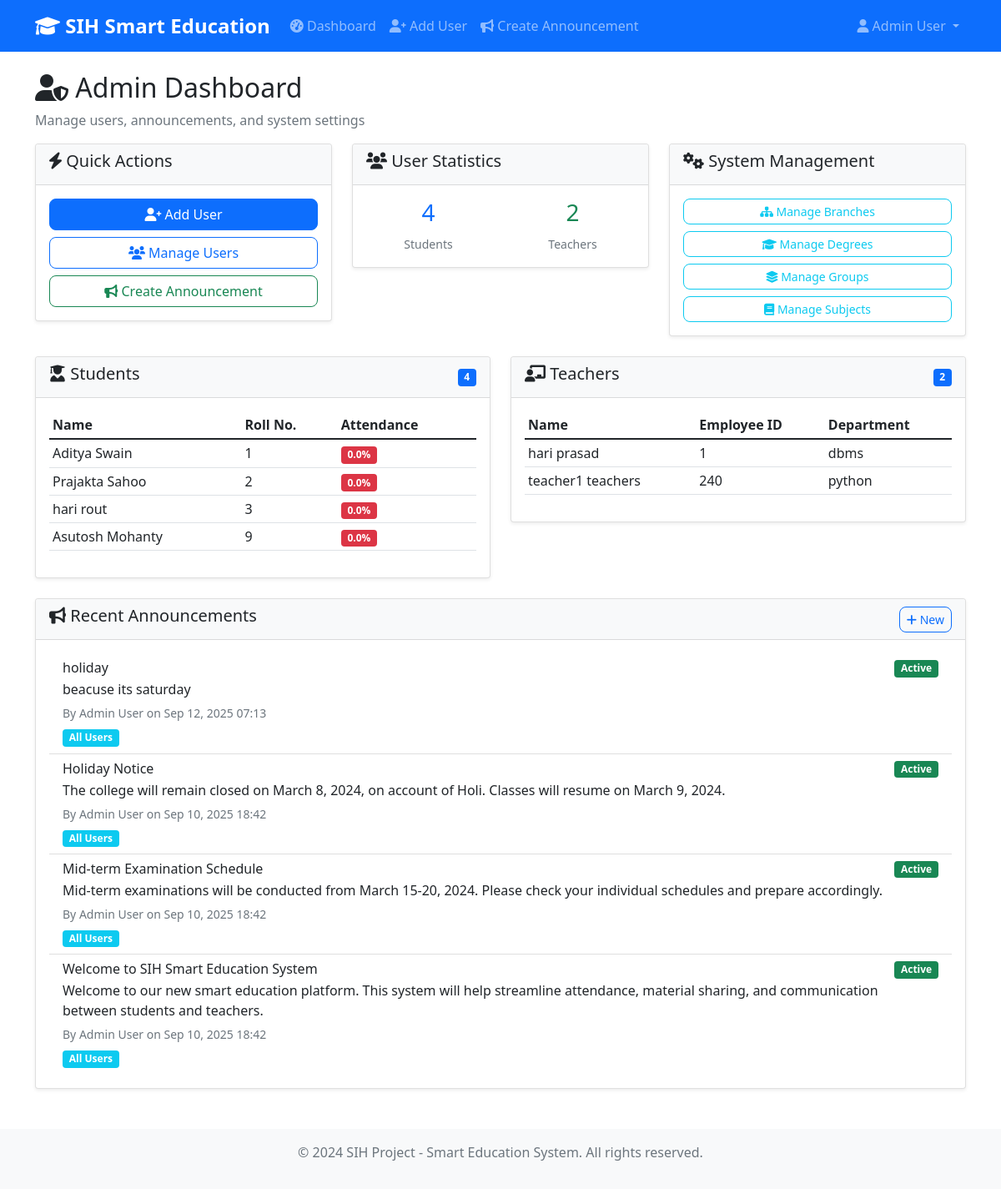
Page /admins/dashboard/ (signed in) on the committed database.
### students/models.py (models this page shows, shortened)
class Student(models.Model):
    user = models.OneToOneField(User, on_delete=models.CASCADE)
    roll_number = models.CharField(max_length=20, unique=True)
    attendance_percentage = models.FloatField(default=0.0)
    interests = models.TextField(blank=True, help_text="Comma-separated interests for AI recommendations")
    branch = models.ForeignKey('admins.Branch', on_delete=models.SET_NULL, null=True, blank=True)
    degree = models.ForeignKey('admins.Degree', on_delete=models.SET_NULL, null=True, blank=True)
    group = models.ForeignKey('admins.Group', on_delete=models.SET_NULL, null=True, blank=True)
    created_at = models.DateTimeField(auto_now_add=True)

### teachers/models.py (models this page shows, shortened)
class Teacher(models.Model):
    user = models.OneToOneField(User, on_delete=models.CASCADE)
    employee_id = models.CharField(max_length=20, unique=True)
    department = models.CharField(max_length=100)
    created_at = models.DateTimeField(auto_now_add=True)

### core/models.py (models this page shows, shortened)
class Announcement(models.Model):
    TARGET_CHOICES = [
        ('all', 'All Users'),
        ('students', 'Students Only'),
        ('teachers', 'Teachers Only'),
    ]
    title = models.CharField(max_length=200)
    content = models.TextField()
    created_by = models.ForeignKey(User, on_delete=models.CASCADE)
    created_at = models.DateTimeField(auto_now_add=True)
    is_active = models.BooleanField(default=True)
    target_audience = models.CharField(max_length=20, choices=TARGET_CHOICES, default='all')
    class Meta:
        ordering = ['-created_at']

### admins/views.py (the view)
# urls.py: path('dashboard/', views.admin_dashboard, name='dashboard'),
@login_required
def admin_dashboard(request):
    if not _require_staff(request.user):
        messages.error(request, 'Access denied.')
        return redirect('core:dashboard')
    students = Student.objects.all()
    teachers = Teacher.objects.all()
    announcements = Announcement.objects.all().order_by('-created_at')[:5]
    branches_count = Branch.objects.count()
    degrees_count = Degree.objects.count()
    groups_count = Group.objects.count()
    subjects_count = Subject.objects.count()
    context = {
        'students': students,
        'teachers': teachers,
        'announcements': announcements,
        'branches_count': branches_count,
        'degrees_count': degrees_count,
        'groups_count': groups_count,
        'subjects_count': subjects_count,
    }
    return render(request, 'admins/admin_dashboard.html', context)

### admins/views.py (called while the page is built)
def _require_staff(user):
    return user.is_staff

### templates/admins/admin_dashboard.html (shortened to what this page needs)
{% extends 'base.html' %}
{% block content %}
<div class="row">
    <div class="col-12">
        <h2><i class="fas fa-user-shield"></i> Admin Dashboard</h2>
        <p class="text-muted">Manage users, announcements, and system settings</p>
    </div>
</div>
<div class="row">
    <div class="col-md-6 col-lg-4 mb-4">
        <div class="card">
            <div class="card-header">
                <h5><i class="fas fa-bolt"></i> Quick Actions</h5>
            </div>
            <div class="card-body">
                <div class="d-grid gap-2">
                    <a href="{% url 'admins:add_user' %}" class="btn btn-primary">
                        <i class="fas fa-user-plus"></i> Add User
                    </a>
                    <a href="{% url 'admins:users_list' %}" class="btn btn-outline-primary">
                        <i class="fas fa-users"></i> Manage Users
                    </a>
                    <a href="{% url 'admins:create_announcement' %}" class="btn btn-outline-success">
                        <i class="fas fa-bullhorn"></i> Create Announcement
                    </a>
                </div>
            </div>
        </div>
    </div>
    <div class="col-md-6 col-lg-4 mb-4">
        <div class="card">
            <div class="card-header">
                <h5><i class="fas fa-users"></i> User Statistics</h5>
            </div>
            <div class="card-body">
                <div class="row text-center">
                    <div class="col-6">
                        <h3 class="text-primary">{{ students.count }}</h3>
                        <small class="text-muted">Students</small>
                    </div>
                    <div class="col-6">
                        <h3 class="text-success">{{ teachers.count }}</h3>
                        <small class="text-muted">Teachers</small>
                    </div>
                </div>
            </div>
        </div>
    </div>
    <div class="col-md-6 col-lg-4 mb-4">
        <div class="card">
            <div class="card-header">
                <h5><i class="fas fa-cogs"></i> System Management</h5>
            </div>
            <div class="card-body">
                <div class="d-grid gap-2">
                    <a href="{% url 'admins:branches_list' %}" class="btn btn-outline-info btn-sm">
                        <i class="fas fa-sitemap"></i> Manage Branches
                    </a>
                    <a href="{% url 'admins:degrees_list' %}" class="btn btn-outline-info btn-sm">
                        <i class="fas fa-graduation-cap"></i> Manage Degrees
                    </a>
                    <a href="{% url 'admins:groups_list' %}" class="btn btn-outline-info btn-sm">
                        <i class="fas fa-layer-group"></i> Manage Groups
                    </a>
                    <a href="{% url 'admins:subjects_list' %}" class="btn btn-outline-info btn-sm">
                        <i class="fas fa-book"></i> Manage Subjects
                    </a>
                </div>
            </div>
        </div>
    </div>
</div>
<div class="row">
    <div class="col-md-6 mb-4">
        <div class="card">
            <div class="card-header d-flex justify-content-between align-items-center">
                <h5><i class="fas fa-user-graduate"></i> Students</h5>
                <span class="badge bg-primary">{{ students.count }}</span>
            </div>
            <div class="card-body">
                {% if students %}
                <div class="table-responsive">
                    <table class="table table-sm">
                        <thead>
                            <tr>
                                <th>Name</th>
                                <th>Roll No.</th>
                                <th>Attendance</th>
                            </tr>
                        </thead>
                        <tbody>
                            {% for student in students %}
                            <tr>
                                <td>{{ student.user.get_full_name|default:student.user.username }}</td>
                                <td>{{ student.roll_number }}</td>
                                <td>
                                    <span class="badge
                                        {% if student.attendance_percentage >= 75 %}bg-success
                                        {% elif student.attendance_percentage >= 50 %}bg-warning
                                        {% else %}bg-danger{% endif %}">
                                        {{ student.attendance_percentage }}%
                                    </span>
                                </td>
                            </tr>
                            {% endfor %}
                        </tbody>
                    </table>
                </div>
                {% else %}
                <p class="text-muted">No students registered.</p>
                {% endif %}
            </div>
        </div>
    </div>
    <div class="col-md-6 mb-4">
        <div class="card">
            <div class="card-header d-flex justify-content-between align-items-center">
                <h5><i class="fas fa-chalkboard-teacher"></i> Teachers</h5>
                <span class="badge bg-primary">{{ teachers.count }}</span>
            </div>
            <div class="card-body">
                {% if teachers %}
                <div class="table-responsive">
                    <table class="table table-sm">
                        <thead>
                            <tr>
                                <th>Name</th>
                                <th>Employee ID</th>
                                <th>Department</th>
                            </tr>
                        </thead>
                        <tbody>
                            {% for teacher in teachers %}
                            <tr>
                                <td>{{ teacher.user.get_full_name|default:teacher.user.username }}</td>
                                <td>{{ teacher.employee_id }}</td>
                                <td>{{ teacher.department }}</td>
                            </tr>
                            {% endfor %}
                        </tbody>
                    </table>
                </div>
                {% else %}
                <p class="text-muted">No teachers registered.</p>
                {% endif %}
            </div>
        </div>
    </div>
</div>
<div class="row">
    <div class="col-12">
        <div class="card">
            <div class="card-header d-flex justify-content-between align-items-center">
                <h5><i class="fas fa-bullhorn"></i> Recent Announcements</h5>
                <a href="{% url 'admins:create_announcement' %}" class="btn btn-sm btn-outline-primary">
                    <i class="fas fa-plus"></i> New
                </a>
            </div>
            <div class="card-body">
                {% if announcements %}
                <div class="list-group list-group-flush">
                    {% for announcement in announcements %}
                    <div class="list-group-item">
                        <div class="d-flex justify-content-between align-items-start">
                            <div>
                                <h6 class="mb-1">{{ announcement.title }}</h6>
                                <p class="mb-1">{{ announcement.content|truncatewords:30 }}</p>
                                <small class="text-muted">
                                    By {{ announcement.created_by.get_full_name|default:announcement.created_by.username }}
                                    on {{ announcement.created_at|date:"M d, Y H:i" }}
                                </small>
                                <div class="mt-1">
                                    <span class="badge bg-info">{{ announcement.get_target_audience_display }}</span>
                                </div>
                            </div>
                            <span class="badge {% if announcement.is_active %}bg-success{% else %}bg-secondary{% endif %}">
                                {% if announcement.is_active %}Active{% else %}Inactive{% endif %}
                            </span>
                        </div>
                    </div>
                    {% endfor %}
                </div>
                {% else %}
                <p class="text-muted">No announcements created yet.</p>
                {% endif %}
            </div>
        </div>
    </div>
</div>
{% endblock %}

### templates/base.html (shortened to what this page needs)
<!DOCTYPE html>
<html lang="en">
<head>
    <link href="https://cdn.jsdelivr.net/npm/bootstrap@5.1.3/dist/css/bootstrap.min.css" rel="stylesheet">
    <link href="https://cdnjs.cloudflare.com/ajax/libs/font-awesome/6.0.0/css/all.min.css" rel="stylesheet">
    {% load static %}
    <link href="{% static 'css/custom.css' %}" rel="stylesheet">
</head>
<body>
    <nav class="navbar navbar-expand-lg navbar-dark bg-primary">
        <div class="container">
            <a class="navbar-brand" href="{% url 'core:dashboard' %}">
                <i class="fas fa-graduation-cap"></i> SIH Smart Education
            </a>
            <div class="collapse navbar-collapse" id="navbarNav">
                <ul class="navbar-nav me-auto">
                    {% if user.is_authenticated %}
                        <li class="nav-item">
                            <a class="nav-link" href="{% url 'core:dashboard' %}">
                                <i class="fas fa-tachometer-alt"></i> Dashboard
                            </a>
                        </li>
                        {% if user.student %}
                            <li class="nav-item">
                                <a class="nav-link" href="{% url 'students:materials_list' %}">
                                    <i class="fas fa-file-alt"></i> Materials
                                </a>
                            </li>
                            <li class="nav-item">
                                <a class="nav-link" href="{% url 'students:scan_qr' %}">
                                    <i class="fas fa-qrcode"></i> Scan QR
                                </a>
                            </li>
                        {% elif user.teacher %}
                            <li class="nav-item">
                                <a class="nav-link" href="{% url 'teachers:group_selection' %}">
                                    <i class="fas fa-users"></i> Select Group
                                </a>
                            </li>
                        {% elif user.is_staff %}
                            <li class="nav-item">
                                <a class="nav-link" href="{% url 'admins:add_user' %}">
                                    <i class="fas fa-user-plus"></i> Add User
                                </a>
                            </li>
                            <li class="nav-item">
                                <a class="nav-link" href="{% url 'admins:create_announcement' %}">
                                    <i class="fas fa-bullhorn"></i> Create Announcement
                                </a>
                            </li>
                        {% endif %}
                    {% endif %}
                </ul>
                <ul class="navbar-nav">
                    {% if user.is_authenticated %}
                        <li class="nav-item dropdown">
                            <a class="nav-link dropdown-toggle" href="#" id="navbarDropdown" role="button" data-bs-toggle="dropdown">
                                <i class="fas fa-user"></i> {{ user.get_full_name|default:user.username }}
                            </a>
                        </li>
                    {% endif %}
                </ul>
            </div>
        </div>
    </nav>
    <main class="container mt-4">
        {% block content %}
        {% endblock %}
    </main>
    <footer class="bg-light text-center text-muted py-3 mt-5">
        <div class="container">
            <p>&copy; 2024 SIH Project - Smart Education System. All rights reserved.</p>
        </div>
    </footer>
</body>
</html>

### static/css/custom.css (style rules this page uses)
:root { --primary-color: #007bff; --secondary-color: #6c757d; --success-color: #28a745; --warning-color: #ffc107; --danger-color: #dc3545; --info-color: #17a2b8; --light-color: #f8f9fa; --dark-color: #343a40; }
.card { transition: transform 0.2s ease-in-out, box-shadow 0.2s ease-in-out; }
.btn { border-radius: 8px; font-weight: 500; transition: all 0.2s ease-in-out; }
.navbar-brand { font-weight: 700; font-size: 1.5rem; }
.navbar-nav .nav-link { font-weight: 500; transition: color 0.2s ease-in-out; }

### templates/base.html (style rules this page uses)
.navbar-brand { font-weight: bold; }
.card { box-shadow: 0 0.125rem 0.25rem rgba(0, 0, 0, 0.075); border: 1px solid rgba(0, 0, 0, 0.125); }
.card-header { background-color: #f8f9fa; border-bottom: 1px solid rgba(0, 0, 0, 0.125); }

### rows in the picture
Student: user.get_full_name "Aditya Swain", roll_number "1", attendance_percentage "0.0"
Student: user.get_full_name "Prajakta Sahoo", roll_number "2", attendance_percentage "0.0"
Student: user.get_full_name "hari rout", roll_number "3", attendance_percentage "0.0"
Student: user.get_full_name "Asutosh Mohanty", roll_number "9", attendance_percentage "0.0"
Teacher: user.get_full_name "hari prasad", employee_id "1", department "dbms"
Teacher: user.get_full_name "teacher1 teachers", employee_id "240", department "python"
Announcement: title "holiday", content "beacuse its saturday", created_by.get_full_name "Admin User", created_at "Sep 12, 2025 07:13", target_audience "All Users", is_active "Active"
Announcement: title "Holiday Notice", content "The college will remain closed on March 8, 2024, on account of Holi. Classes will resume on March 9, 2024.", created_by.get_full_name "Admin User", created_at "Sep 10, 2025 18:42", target_audience "All Users", is_active "Active"
Announcement: title "Mid-term Examination Schedule", content "Mid-term examinations will be conducted from March 15-20, 2024. Please check your individual schedules and prepare accordingly.", created_by.get_full_name "Admin User", created_at "Sep 10, 2025 18:42", target_audience "All Users", is_active "Active"
Announcement: title "Welcome to SIH Smart Education System", content "Welcome to our new smart education platform. This system will help streamline attendance, material sharing, and communication between students and teachers.", created_by.get_full_name "Admin User", created_at "Sep 10, 2025 18:42", target_audience "All Users", is_active "Active"

### other values in the picture
{{ user.get_full_name|default:user.username }} "Admin User"
{{ students.count }} "4"
{{ teachers.count }} "2"
